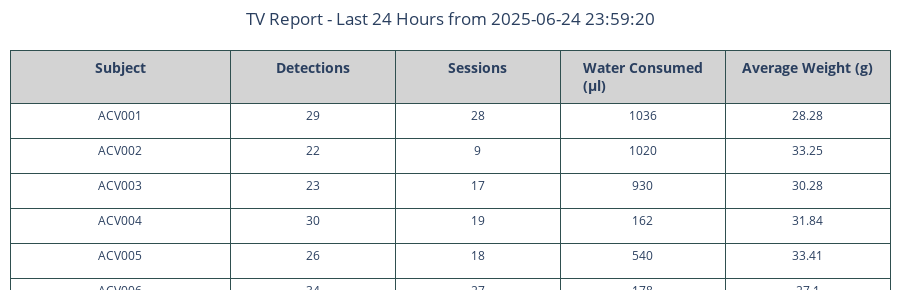

Source (notebook cell):
### Code cell
hours_back = 24  # hours to look back for the report
report_df, last_date = utils.generate_tv_report(events_df, sessions_summary_df, hours_back)

fig = plots.plot_table_from_df(report_df, title="TV Report - Last {} Hours until {}".format(hours_back, last_date))
fig.show()

### Figure 1 — Plotly figure (JSON) as saved in the notebook; plotly's stock layout.template omitted (floating-point values rounded to 4 significant figures)
{"data": [{"cells": {"align": "center", "fill": {"color": "white"}, "font": {"size": 12}, "height": 35, "line": {"color": "darkslategray"}, "values": [["ACV001", "ACV002", "ACV003", "ACV004", "ACV005", "ACV006", "ACV007", "ACV008", "ACV009", "ACV010"], [29, 22, 23, 30, 26, 34, 41, 25, 20, 34], [28, 9, 17, 19, 18, 27, 23, 16, 18, 28], [1036, 1020, 930, 162, 540, 178, 192, 636, 874, 234], [28.28, 33.25, 30.28, 31.84, 33.41, 27.1, 31.44, 33.49, 30.65, 30.95]]}, "columnwidth": [80, 60, 60, 60, 60, 60], "header": {"align": "center", "fill": {"color": "lightgray"}, "font": {"size": 14}, "height": 40, "line": {"color": "darkslategray"}, "values": ["<b>Subject</b>", "<b>Detections</b>", "<b>Sessions</b>", "<b>Water Consumed (μl)</b>", "<b>Average Weight (g)</b>"]}, "type": "table"}], "layout": {"height": 300, "margin": {"b": 10, "l": 10, "r": 10, "t": 50}, "title": {"text": "TV Report - Last 24 Hours from 2025-06-24 23:59:20", "x": 0.5}}}
